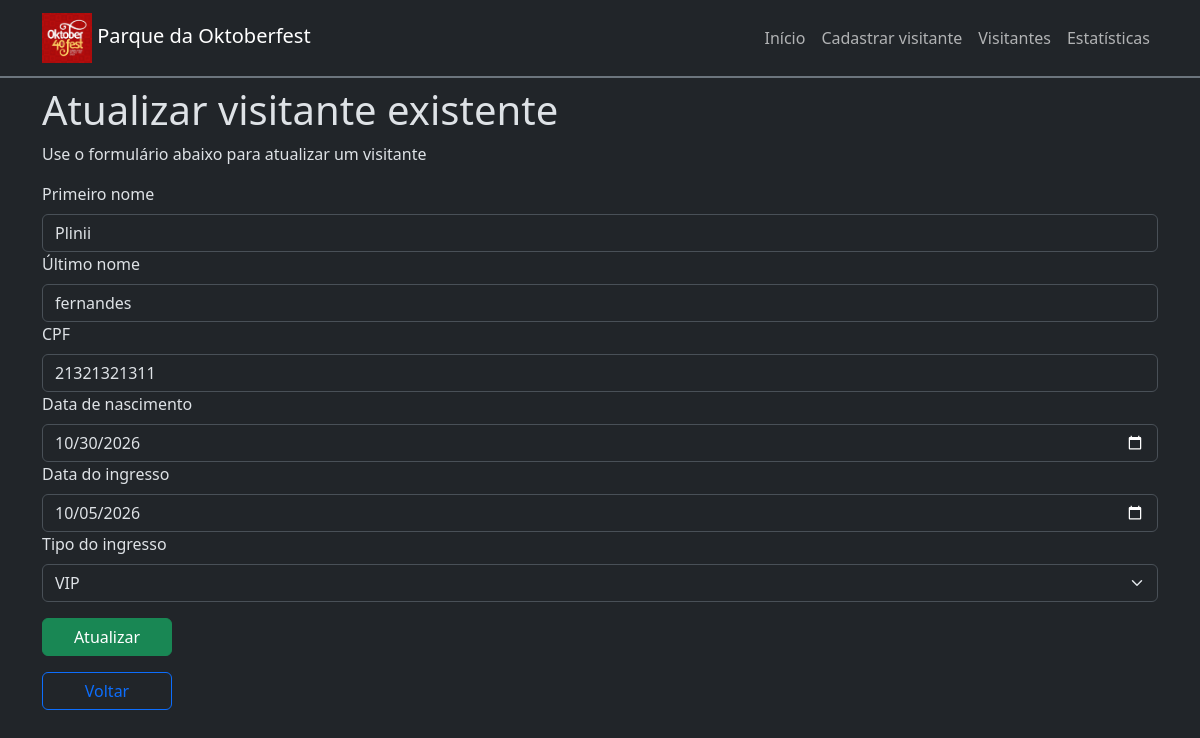
The app's page /visitors/update/1/, older data.
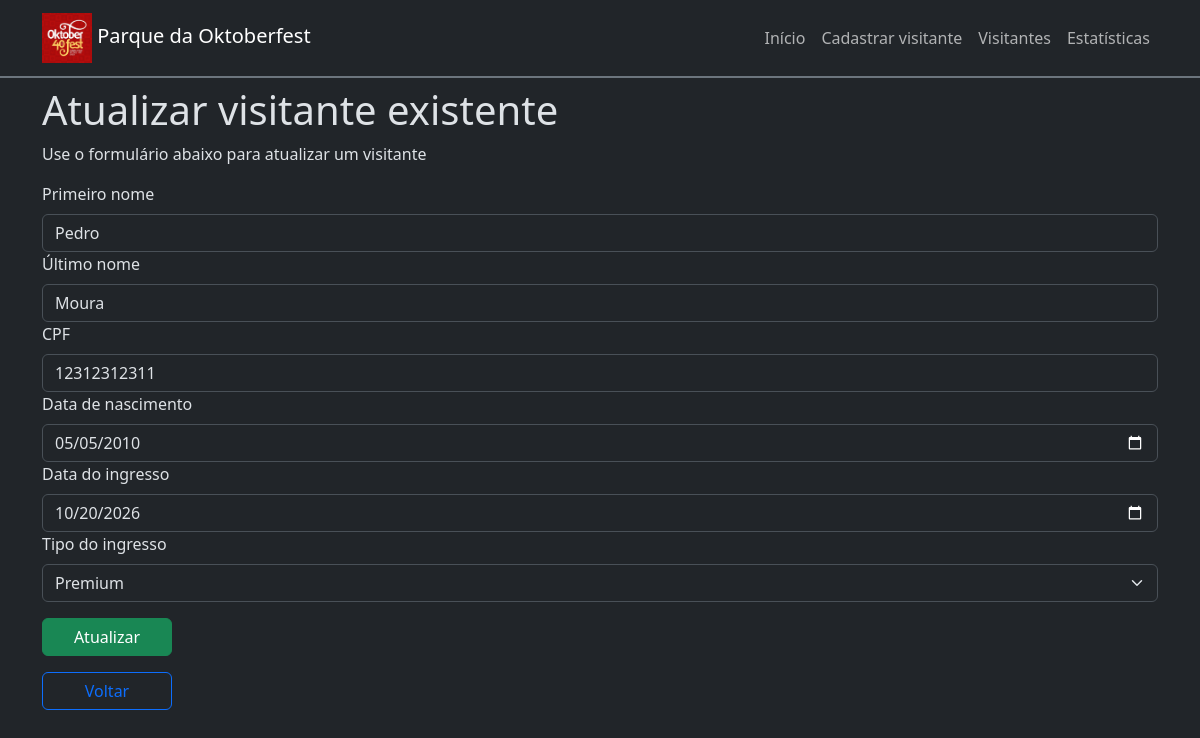
The same page, newer data.
### app/models.py (models this page shows, shortened)
class Visitor(models.Model):
    class TicketType(models.IntegerChoices):
        NORMAL = 1, 'Normal'
        VIP = 2, 'VIP'
        PREMIUM = 3, 'Premium'
    first_name = models.CharField(max_length=100)
    last_name = models.CharField(max_length=100)
    cpf = models.CharField(max_length=11)
    birth_date = models.DateField()
    ticket_date = models.DateField()
    ticket_type = models.IntegerField(choices=TicketType.choices)
    ticket_number = models.CharField(255)

### app/views.py (the view, shortened to what this page needs)
# urls.py: path('visitors/update/<int:id>/', views.update_visitor, name='update_visitor'),
def update_visitor(request, id):
    visitor = Visitor.objects.get(pk=id)
    response = {
        'visitor': visitor
    }
    return render(request, 'update-visitor.html', response)

### app/templates/update-visitor.html (shortened to what this page needs)
{% extends 'base.html' %}
{% block content %}
<div>
    <h1>Atualizar visitante existente</h1>
    <p>Use o formulário abaixo para atualizar um visitante</p>
    <form action="./" method="post">
        <label for="first_name" class="form-label">Primeiro nome</label>
        <input type="text" class="form-control" id="first_name" name="first_name" value="{{ visitor.first_name }}">
        <label for="last_name" class="form-label">Último nome</label>
        <input type="text" class="form-control" id="last_name" name="last_name" value="{{ visitor.last_name }}">
        <label for="cpf" class="form-label">CPF</label>
        <input type="text" class="form-control" id="cpf" name="cpf" value="{{ visitor.cpf }}">
        <label for="birth_date" class="form-label">Data de nascimento</label>
        <input type="date" class="form-control" id="birth_date" name="birth_date"
            value="{{ visitor.birth_date|date:'Y-m-d' }}">
        <label for="ticket_date" class="form-label">Data do ingresso</label>
        <input type="date" class="form-control" id="ticket_date" name="ticket_date"
            value="{{ visitor.ticket_date|date:'Y-m-d' }}">
        <label for="ticket_type" class="form-label">Tipo do ingresso</label>
        <select name="ticket_type" id="ticket_type" class="form-select">
            <option value="2" {% if visitor.ticket_type == 2 %} selected {% endif %}>VIP</option>
            <option value="3" {% if visitor.ticket_type == 3 %} selected {% endif %}>Premium</option>
        </select>
        <input type="submit" value="Atualizar" class="btn btn-success mt-3 btn-custom">
    </form>
    <a href="../../" class="btn btn-outline-primary mt-3 btn-custom">Voltar</a>
</div>
{% endblock %}

Row changes from the older to the newer data that the page shows:
changed Visitor: first_name "Plinii" → "Pedro"; last_name "fernandes" → "Moura"; cpf "21321321311" → "12312312311"; birth_date "10/30/2026" → "05/05/2010"; ticket_date "10/05/2026" → "10/20/2026"; ticket_type "VIP" → "Premium"
